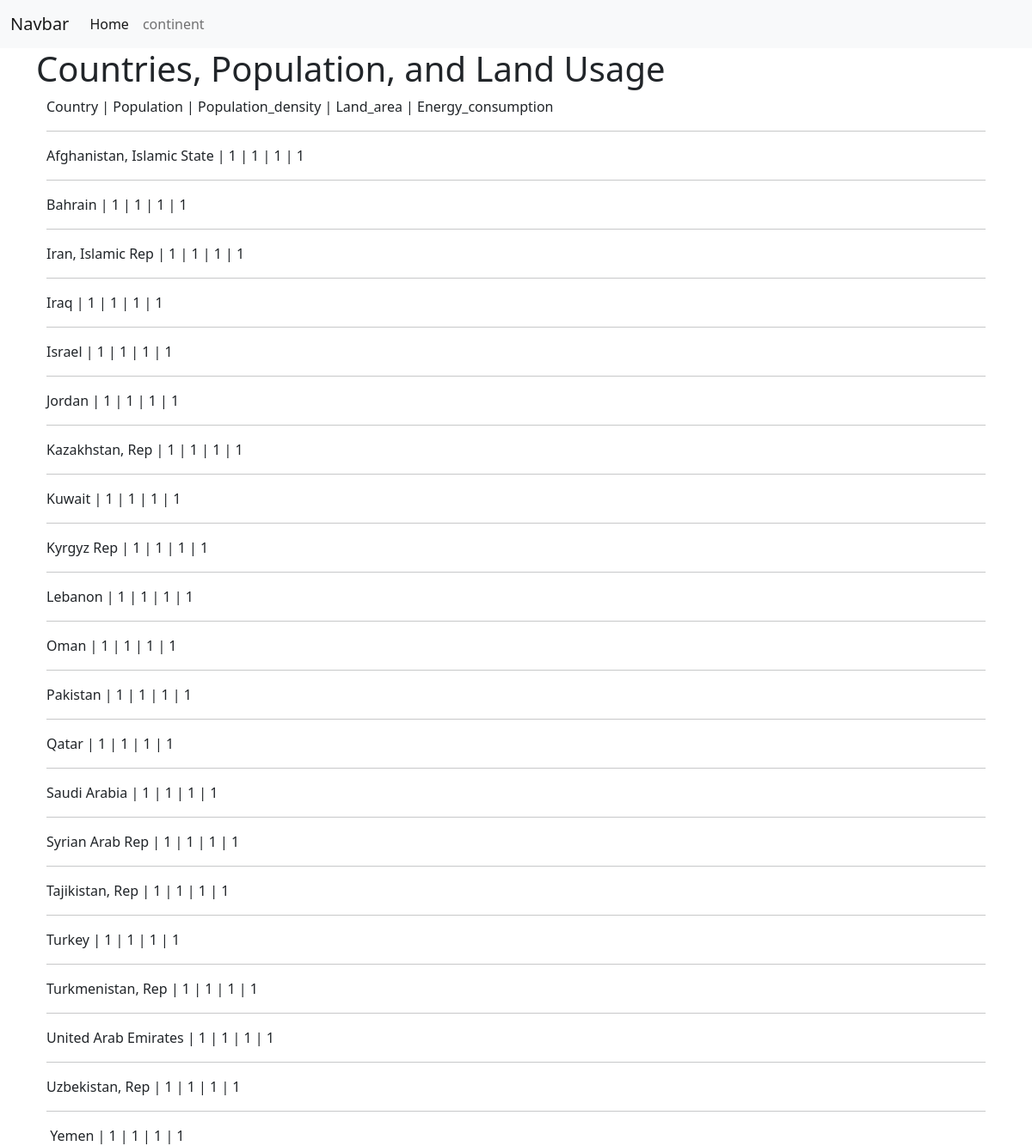
/continent_detail/5, run on the app's committed database.
### tables this page shows
CREATE TABLE country( id INTEGER PRIMARY KEY AUTOINCREMENT, continent_id INTEGER, name TEXT, population INTEGER, population_density INTEGER, land_area INTEGER, energy_consumption INTEGER, FOREIGN KEY(continent_id) REFERENCES continent(id) );

### project.py (the view)
@app.route('/continent_detail/<continent_id>')
def detail(continent_id):
    try:
        conn = sqlite3.connect(db_name)
        conn.row_factory = sqlite3.Row
        cur = conn.cursor()
        cur.execute('select * from country where continent_id=?', continent_id)
        countries = cur.fetchall()
        conn.close()
        return render_template('detail.html', countries=countries)
    except RuntimeError:
        return render_template('error500.html')

### templates/detail.html
{% extends 'base.html' %}
{% block content %}
    <h1>
        Countries, Population, and Land Usage
    </h1>
    <div class="container">
        Country | Population | Population_density | Land_area | Energy_consumption
        {% for country in countries %}
        <hr>
        {{country['name']}} | {{country['population']}} | {{country['population_density']}} | {{country['land_area']}} | {{country['energy_consumption']}}
        {% endfor %}
    </div>
{% endblock %}

### data on the page
country: name "Afghanistan, Islamic State", population "1", population_density "1", land_area "1", energy_consumption "1"
country: name "Bahrain", population "1", population_density "1", land_area "1", energy_consumption "1"
country: name "Iran, Islamic Rep", population "1", population_density "1", land_area "1", energy_consumption "1"
country: name "Iraq", population "1", population_density "1", land_area "1", energy_consumption "1"
country: name "Israel", population "1", population_density "1", land_area "1", energy_consumption "1"
country: name "Jordan", population "1", population_density "1", land_area "1", energy_consumption "1"
country: name "Kazakhstan, Rep", population "1", population_density "1", land_area "1", energy_consumption "1"
country: name "Kuwait", population "1", population_density "1", land_area "1", energy_consumption "1"
country: name "Kyrgyz Rep", population "1", population_density "1", land_area "1", energy_consumption "1"
country: name "Lebanon", population "1", population_density "1", land_area "1", energy_consumption "1"
country: name "Oman", population "1", population_density "1", land_area "1", energy_consumption "1"
country: name "Pakistan", population "1", population_density "1", land_area "1", energy_consumption "1"
country: name "Qatar", population "1", population_density "1", land_area "1", energy_consumption "1"
country: name "Saudi Arabia", population "1", population_density "1", land_area "1", energy_consumption "1"
country: name "Syrian Arab Rep", population "1", population_density "1", land_area "1", energy_consumption "1"
country: name "Tajikistan, Rep", population "1", population_density "1", land_area "1", energy_consumption "1"
country: name "Turkey", population "1", population_density "1", land_area "1", energy_consumption "1"
country: name "Turkmenistan, Rep", population "1", population_density "1", land_area "1", energy_consumption "1"
country: name "United Arab Emirates", population "1", population_density "1", land_area "1", energy_consumption "1"
country: name "Uzbekistan, Rep", population "1", population_density "1", land_area "1", energy_consumption "1"
country: name "Yemen", population "1", population_density "1", land_area "1", energy_consumption "1"
